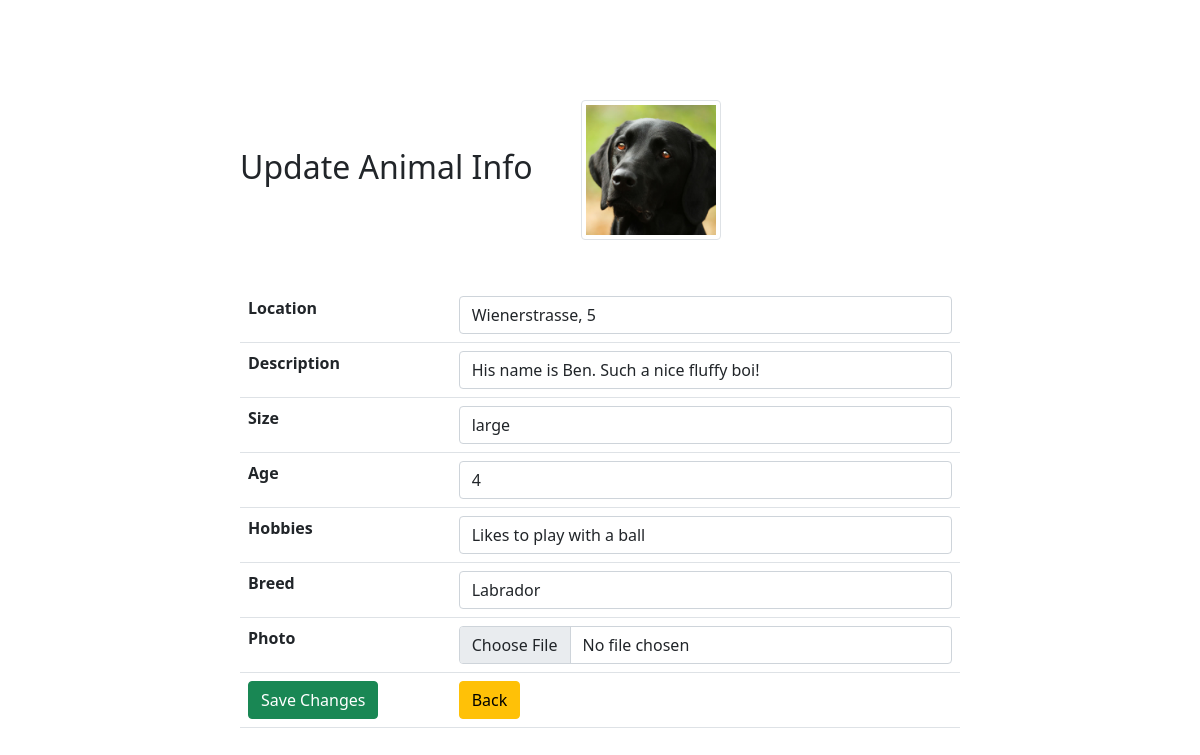
The page /products/update.php?id=1 (signed in) on the database its author committed.
### tables this page shows
CREATE TABLE `animals` (
  `animal_id` int(11) NOT NULL,
  `photo` varchar(250) NOT NULL,
  `location` varchar(50) NOT NULL,
  `description` varchar(250) NOT NULL,
  `size` varchar(50) NOT NULL,
  `age` int(11) NOT NULL,
  `hobbies` varchar(250) NOT NULL,
  `breed` varchar(50) NOT NULL
);

### products/update.php (the view, shortened to what this page needs)
<?php
require_once '../components/db_connect.php';
if ($_GET['id']) {
    $id = $_GET['id'];
    $sql = "SELECT * FROM animals WHERE animal_id = {$id}";
    $result = mysqli_query($connect, $sql);
    if (mysqli_num_rows($result) == 1) {
        $data = mysqli_fetch_assoc($result);
        $photo = $data['photo'];
        $location = $data['location'];
        $description = $data['description'];
        $size = $data['size'];
        $age = $data['age'];
        $hobbies = $data['hobbies'];
        $breed = $data['breed'];
    } else {
        header("location: error.php");
    }
} else {
    header("location: error.php");
}
?>
<!DOCTYPE html>
<html>
<head>
    <?php require_once '../components/boot.php' ?>
</head>
<body>
    <fieldset>
        <legend class='h2 me-5 mb-5'>Update Animal Info<img class='img-thumbnail rounded ms-5' src='../pictures/<?php echo $photo ?>' alt="<?php echo $description ?>"></legend>
        <form action="actions/a_update.php" method="post" enctype="multipart/form-data">
            <table class="table">
                <tr>
                    <th>Location</th>
                    <td><input class="form-control" type="text" name="location" placeholder="Location" value="<?php echo $location ?>" /></td>
                </tr>
                <tr>
                    <th>Description</th>
                    <td><input class="form-control" type="text" name="description" placeholder="Description" value="<?php echo $description ?>" /></td>
                </tr>
                <tr>
                    <th>Size</th>
                    <td><input class="form-control" type="text" name="size" placeholder="Size" value="<?php echo $size ?>" /></td>
                </tr>
                <tr>
                    <th>Age</th>
                    <td><input class="form-control" type="text" name="age" placeholder="Age" value="<?php echo $age ?>" /></td>
                </tr>
                <tr>
                    <th>Hobbies</th>
                    <td><input class="form-control" type="text" name="hobbies" placeholder="Hobbies" value="<?php echo $hobbies ?>" /></td>
                </tr>
                <tr>
                    <th>Breed</th>
                    <td><input class="form-control" type="text" name="breed" placeholder="Breed" value="<?php echo $breed ?>" /></td>
                </tr>
                <tr>
                    <th>Photo</th>
                    <td><input class="form-control" type="file" name="picture" /></td>
                </tr>
                <tr>
                    <td><button class="btn btn-success" type="submit">Save Changes</button></td>
                    <td><a href="index.php"><button class="btn btn-warning" type="button">Back</button></a></td>
                </tr>
            </table>
        </form>
    </fieldset>
</body>
</html>

### products/update.php (style rules this page uses)
fieldset { margin: auto; margin-top: 100px; width: 60%; }
.img-thumbnail { width: 140px !important; height: auto !important; }

### rows shown on the page
animals: photo (picture), location "Wienerstrasse, 5", description "His name is Ben. Such a nice fluffy boi!", size "large", age "4", hobbies "Likes to play with a ball", breed "Labrador"
